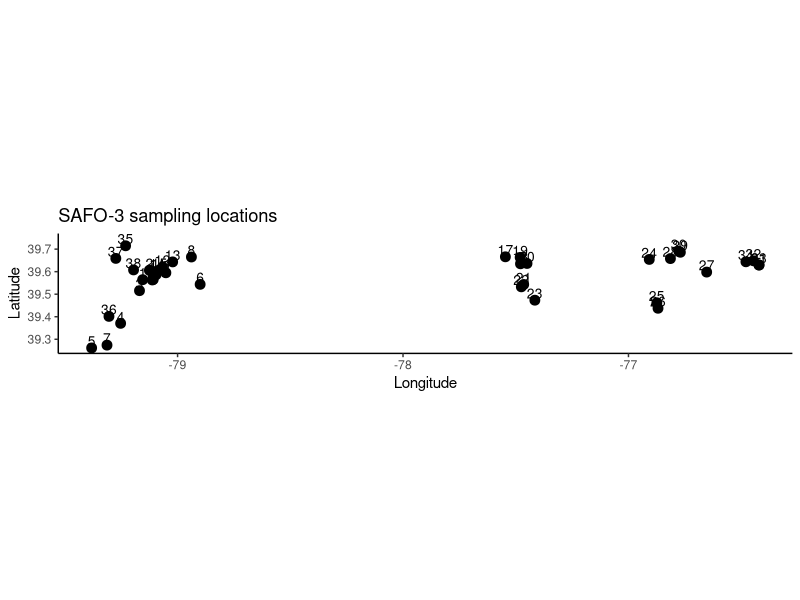
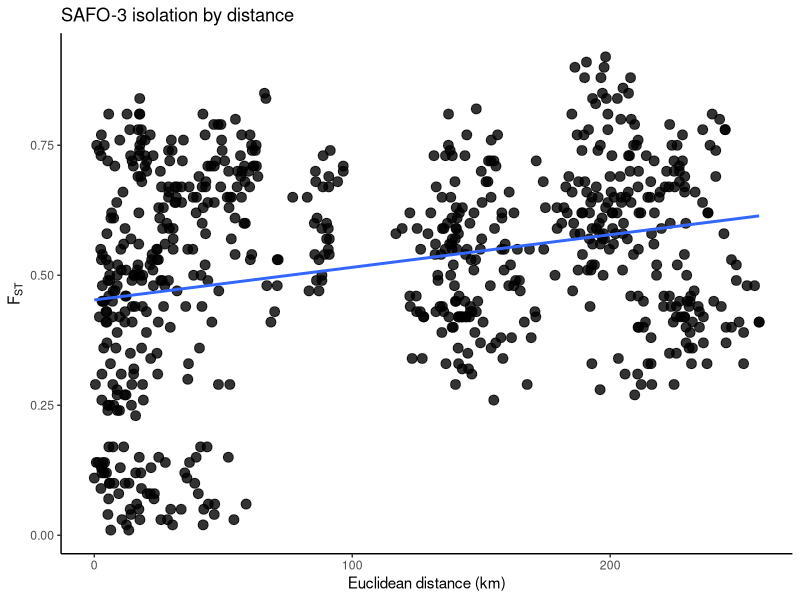

Reproduce these figures in R, in order. (Note: this script raises an error after producing the figures.)
# -----------------------------
# SAFO-3 Brook Trout
# site coordinates + FST matrix + IBD plot
# -----------------------------

library(ggplot2)
library(geosphere)

# ------------------------------
# paths
# ------------------------------
save_dir <- "/Users/johnmccall/Library/CloudStorage/OneDrive-TheOhioStateUniversity/Spring_2026/Landgen_DGS/DGS-Patterns-of-Fish-Diversity/DGS-Patterns-of-Fish-Diversity/Objective 2/Data/SAFO-3"

# -----------------------------
# 0) site coordinates
# Appendix Table A.1.1
# -----------------------------
SAFO_3_coords <- data.frame(
  site = as.character(1:38),
  lat = c(
    39.5644, 39.6059, 39.5157, 39.3707, 39.2616, 39.5437, 39.2741, 39.6650,
    39.5950, 39.5654, 39.5864, 39.6206, 39.6433, 39.6036, 39.6067, 39.5631,
    39.6659, 39.6349, 39.6632, 39.6363, 39.5432, 39.5327, 39.4734, 39.6543,
    39.4620, 39.4376, 39.5981, 39.6580, 39.6860, 39.6905, 39.6295, 39.6481,
    39.6295, 39.6438, 39.7148, 39.4016, 39.6588, 39.6078
  ),
  lon = c(
    -79.1547, -79.1250, -79.1689, -79.2526, -79.3812, -78.8999, -79.3130, -78.9386,
    -79.0519, -79.1080, -79.0954, -79.0667, -79.0218, -79.0900, -79.0800, -79.1121,
    -77.5459, -77.4789, -77.4804, -77.4500, -77.4647, -77.4752, -77.4152, -76.9077,
    -76.8741, -76.8689, -76.6531, -76.8139, -76.7698, -76.7767, -76.4209, -76.4454,
    -76.4209, -76.4790, -79.2305, -79.3043, -79.2739, -79.1952
  ),
  stringsAsFactors = FALSE
)

# -----------------------------
# 1) map of sampling locations
# -----------------------------
ggplot(SAFO_3_coords, aes(x = lon, y = lat)) +
  geom_point(size = 3) +
  geom_text(aes(label = site), nudge_y = 0.03, size = 3.5) +
  coord_fixed() +
  theme_classic() +
  labs(
    x = "Longitude",
    y = "Latitude",
    title = "SAFO-3 sampling locations"
  )

# -----------------------------
# 2) geographic distance matrix
# straight-line distance in km
# -----------------------------
geo_dist_km <- geosphere::distm(
  as.matrix(SAFO_3_coords[, c("lon", "lat")]),
  fun = geosphere::distHaversine
) / 1000

rownames(geo_dist_km) <- SAFO_3_coords$site
colnames(geo_dist_km) <- SAFO_3_coords$site

# -----------------------------
# 3) helper function:
# takes a vector of lower-triangle values (row-wise order)
# and reconstructs a full symmetric matrix
# -----------------------------
fill_sym_from_lower <- function(pops, vals, diag_val = 0) {

  n <- length(pops)

  stopifnot(length(vals) == n * (n - 1) / 2)

  mat <- matrix(
    0,
    nrow = n,
    ncol = n,
    dimnames = list(pops, pops)
  )

  k <- 1
  for (i in 2:n) {
    for (j in 1:(i - 1)) {
      mat[i, j] <- vals[k]
      mat[j, i] <- vals[k]
      k <- k + 1
    }
  }

  diag(mat) <- diag_val
  mat
}

# -----------------------------
# 4) pairwise FST matrix
# F'ST values were transcribed from Appendix Table A.2.1
# using the LOWER triangle row-wise order
# -----------------------------
fst_vals <- c(

  # 2
  0.04,

  # 3
  0.07, 0.03,

  # 4
  0.07, 0.03, 0.03,

  # 5
  0.10, 0.06, 0.05, 0.06,

  # 6
  0.13, 0.08, 0.08, 0.11, 0.15,

  # 7
  0.12, 0.08, 0.05, 0.10, 0.10, 0.04,

  # 8
  0.08, 0.05, 0.03, 0.05, 0.06, 0.05, 0.03,

  # 9
  0.08, 0.01, 0.01, 0.02, 0.06, 0.04, 0.02, 0.02,

  # 10
  0.14, 0.12, 0.10, 0.15, 0.17, 0.12, 0.14, 0.09, 0.10,

  # 11
  0.17, 0.14, 0.13, 0.14, 0.17, 0.15, 0.15, 0.12, 0.12, 0.09,

  # 12
  0.42, 0.49, 0.49, 0.47, 0.47, 0.51, 0.49, 0.46, 0.48, 0.42, 0.41,

  # 13
  0.25, 0.24, 0.26, 0.30, 0.29, 0.31, 0.29, 0.25, 0.25, 0.17, 0.24, 0.53,

  # 14
  0.45, 0.45, 0.43, 0.40, 0.41, 0.50, 0.50, 0.41, 0.45, 0.43, 0.42, 0.53, 0.47,

  # 15
  0.71, 0.75, 0.81, 0.74, 0.79, 0.78, 0.81, 0.78, 0.77, 0.72, 0.73, 0.74, 0.61, 0.75,

  # 16
  0.36, 0.37, 0.29, 0.31, 0.36, 0.36, 0.33, 0.29, 0.33, 0.29, 0.31, 0.61, 0.41, 0.58, 0.81,

  # 17
  0.56, 0.59, 0.59, 0.57, 0.55, 0.58, 0.62, 0.59, 0.58, 0.54, 0.50, 0.62, 0.55, 0.67, 0.73, 0.65,

  # 18
  0.54, 0.58, 0.60, 0.59, 0.55, 0.62, 0.62, 0.59, 0.59, 0.57, 0.55, 0.73, 0.56, 0.65, 0.81, 0.63, 0.62,

  # 19
  0.42, 0.42, 0.43, 0.37, 0.38, 0.44, 0.49, 0.43, 0.44, 0.45, 0.40, 0.55, 0.54, 0.50, 0.75, 0.59, 0.46, 0.54,

  # 20
  0.43, 0.45, 0.43, 0.38, 0.42, 0.46, 0.47, 0.42, 0.42, 0.42, 0.33, 0.61, 0.39, 0.61, 0.68, 0.42, 0.39, 0.55, 0.45,

  # 21
  0.32, 0.32, 0.31, 0.26, 0.29, 0.34, 0.38, 0.34, 0.33, 0.36, 0.29, 0.56, 0.44, 0.48, 0.73, 0.46, 0.32, 0.55, 0.10, 0.31,

  # 22
  0.42, 0.42, 0.42, 0.36, 0.41, 0.46, 0.48, 0.43, 0.43, 0.45, 0.40, 0.60, 0.49, 0.57, 0.74, 0.55, 0.23, 0.56, 0.29, 0.27, 0.14,

  # 23
  0.37, 0.39, 0.41, 0.34, 0.43, 0.42, 0.49, 0.43, 0.42, 0.44, 0.35, 0.63, 0.52, 0.55, 0.73, 0.53, 0.55, 0.50, 0.34, 0.49, 0.27, 0.36,

  # 24
  0.65, 0.68, 0.67, 0.69, 0.72, 0.72, 0.70, 0.68, 0.69, 0.62, 0.68, 0.81, 0.60, 0.77, 0.90, 0.62, 0.80, 0.67, 0.79, 0.64, 0.76, 0.72, 0.79,

  # 25
  0.56, 0.52, 0.50, 0.51, 0.56, 0.55, 0.55, 0.50, 0.51, 0.44, 0.51, 0.74, 0.47, 0.66, 0.88, 0.51, 0.71, 0.67, 0.73, 0.57, 0.65, 0.63, 0.71, 0.52,

  # 26
  0.61, 0.59, 0.57, 0.60, 0.62, 0.63, 0.62, 0.59, 0.58, 0.52, 0.57, 0.77, 0.58, 0.78, 0.91, 0.56, 0.69, 0.69, 0.71, 0.61, 0.65, 0.65, 0.72, 0.53, 0.13,

  # 27
  0.33, 0.29, 0.29, 0.29, 0.33, 0.33, 0.33, 0.28, 0.31, 0.31, 0.27, 0.66, 0.34, 0.54, 0.80, 0.40, 0.65, 0.53, 0.53, 0.41, 0.43, 0.48, 0.48, 0.51, 0.35, 0.49,

  # 28
  0.62, 0.63, 0.62, 0.62, 0.67, 0.63, 0.65, 0.63, 0.62, 0.57, 0.60, 0.84, 0.54, 0.74, 0.83, 0.58, 0.75, 0.65, 0.77, 0.54, 0.70, 0.68, 0.70, 0.47, 0.54, 0.63, 0.50,

  # 29
  0.58, 0.58, 0.57, 0.58, 0.60, 0.62, 0.60, 0.60, 0.58, 0.59, 0.55, 0.85, 0.59, 0.78, 0.92, 0.56, 0.84, 0.54, 0.75, 0.60, 0.71, 0.71, 0.67, 0.51, 0.59, 0.66, 0.35, 0.41,

  # 30
  0.64, 0.65, 0.65, 0.65, 0.66, 0.67, 0.67, 0.66, 0.65, 0.66, 0.64, 0.88, 0.64, 0.84, 0.90, 0.62, 0.85, 0.53, 0.77, 0.60, 0.74, 0.74, 0.70, 0.59, 0.63, 0.72, 0.44, 0.43, 0.14,

  # 31
  0.43, 0.41, 0.42, 0.40, 0.41, 0.45, 0.39, 0.38, 0.42, 0.44, 0.40, 0.70, 0.46, 0.69, 0.77, 0.45, 0.70, 0.55, 0.67, 0.50, 0.57, 0.54, 0.47, 0.67, 0.67, 0.71, 0.43, 0.67, 0.59, 0.67,

  # 32
  0.47, 0.45, 0.44, 0.44, 0.48, 0.46, 0.41, 0.41, 0.44, 0.42, 0.42, 0.72, 0.46, 0.71, 0.75, 0.42, 0.68, 0.67, 0.73, 0.49, 0.59, 0.54, 0.54, 0.65, 0.63, 0.68, 0.44, 0.64, 0.60, 0.67, 0.12,

  # 33
  0.40, 0.36, 0.37, 0.37, 0.41, 0.40, 0.33, 0.33, 0.35, 0.36, 0.37, 0.68, 0.35, 0.67, 0.72, 0.39, 0.71, 0.59, 0.69, 0.49, 0.60, 0.57, 0.53, 0.60, 0.58, 0.64, 0.39, 0.64, 0.57, 0.64, 0.11, 0.13,

  # 34
  0.50, 0.45, 0.46, 0.45, 0.48, 0.46, 0.40, 0.40, 0.44, 0.44, 0.41, 0.70, 0.50, 0.75, 0.79, 0.52, 0.74, 0.70, 0.68, 0.47, 0.60, 0.61, 0.65, 0.67, 0.62, 0.69, 0.44, 0.65, 0.61, 0.67, 0.24, 0.26, 0.25,

  # 35
  0.69, 0.71, 0.73, 0.65, 0.70, 0.72, 0.74, 0.70, 0.70, 0.71, 0.68, 0.74, 0.73, 0.62, 0.81, 0.76, 0.77, 0.64, 0.70, 0.72, 0.68, 0.68, 0.61, 0.81, 0.80, 0.86, 0.67, 0.73, 0.67, 0.75, 0.69, 0.75, 0.74, 0.78,

  # 36
  0.53, 0.56, 0.56, 0.52, 0.52, 0.55, 0.57, 0.52, 0.55, 0.53, 0.48, 0.65, 0.55, 0.59, 0.76, 0.55, 0.65, 0.55, 0.56, 0.52, 0.51, 0.55, 0.48, 0.70, 0.75, 0.79, 0.54, 0.68, 0.59, 0.66, 0.49, 0.53, 0.52, 0.58, 0.44,

  # 37
  0.72, 0.73, 0.76, 0.67, 0.71, 0.76, 0.77, 0.74, 0.72, 0.75, 0.73, 0.78, 0.77, 0.69, 0.84, 0.81, 0.82, 0.76, 0.72, 0.77, 0.71, 0.72, 0.66, 0.84, 0.85, 0.88, 0.70, 0.76, 0.65, 0.73, 0.78, 0.80, 0.78, 0.81, 0.17, 0.49,

  # 38
  0.50, 0.49, 0.51, 0.44, 0.44, 0.49, 0.50, 0.48, 0.46, 0.50, 0.48, 0.66, 0.50, 0.52, 0.76, 0.64, 0.62, 0.62, 0.51, 0.55, 0.45, 0.53, 0.48, 0.75, 0.69, 0.73, 0.52, 0.65, 0.64, 0.73, 0.62, 0.64, 0.62, 0.66, 0.27, 0.41, 0.28
)

SAFO_3_fst <- fill_sym_from_lower(
  pops = SAFO_3_coords$site,
  vals = fst_vals,
  diag_val = 0
)

# -----------------------------
# 5) pairwise dataframe for IBD plot
# -----------------------------
ibd_df <- data.frame(
  site1   = rownames(SAFO_3_fst)[row(SAFO_3_fst)[upper.tri(SAFO_3_fst)]],
  site2   = colnames(SAFO_3_fst)[col(SAFO_3_fst)[upper.tri(SAFO_3_fst)]],
  fst     = SAFO_3_fst[upper.tri(SAFO_3_fst)],
  dist_km = geo_dist_km[upper.tri(geo_dist_km)]
)

# -----------------------------
# 6) IBD plot
# -----------------------------
ggplot(ibd_df, aes(x = dist_km, y = fst)) +
  geom_point(size = 3, alpha = 0.8) +
  geom_smooth(method = "lm", se = FALSE) +
  theme_classic() +
  labs(
    x = "Euclidean distance (km)",
    y = expression(F[ST]),
    title = "SAFO-3 isolation by distance"
  )

# -----------------------------
# 7) quick checks
# -----------------------------
stopifnot(identical(rownames(SAFO_3_fst), SAFO_3_coords$site))
stopifnot(identical(colnames(SAFO_3_fst), SAFO_3_coords$site))
stopifnot(isTRUE(all.equal(SAFO_3_fst, t(SAFO_3_fst))))
stopifnot(length(fst_vals) == nrow(SAFO_3_coords) * (nrow(SAFO_3_coords) - 1) / 2)

# -----------------------------
# 8) save RData
# -----------------------------
out_dir <- file.path(save_dir, "data")

if (!dir.exists(out_dir)) {
  dir.create(out_dir, recursive = TRUE)
}

save(
  SAFO_3_fst,
  SAFO_3_coords,
  file = file.path(out_dir, "SAFO-3.RData")
)
